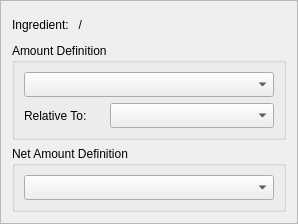
            <widget class="QFrame" name="frame_ingredient_details">
             <property name="sizePolicy">
              <sizepolicy hsizetype="Preferred" vsizetype="Preferred">
               <horstretch>0</horstretch>
               <verstretch>0</verstretch>
              </sizepolicy>
             </property>
             <property name="minimumSize">
              <size>
               <width>0</width>
               <height>0</height>
              </size>
             </property>
             <property name="frameShape">
              <enum>QFrame::StyledPanel</enum>
             </property>
             <property name="frameShadow">
              <enum>QFrame::Raised</enum>
             </property>
             <layout class="QVBoxLayout" name="verticalLayout_5">
              <item alignment="Qt::AlignTop">
               <widget class="QFrame" name="frame_ingredient_definition">
                <property name="frameShape">
                 <enum>QFrame::NoFrame</enum>
                </property>
                <property name="frameShadow">
                 <enum>QFrame::Plain</enum>
                </property>
                <property name="lineWidth">
                 <number>0</number>
                </property>
                <layout class="QVBoxLayout" name="verticalLayout_6">
                 <property name="leftMargin">
                  <number>0</number>
                 </property>
                 <property name="topMargin">
                  <number>0</number>
                 </property>
                 <property name="rightMargin">
                  <number>0</number>
                 </property>
                 <property name="bottomMargin">
                  <number>0</number>
                 </property>
                 <item>
                  <widget class="QLabel" name="label_selected_ingredient_identifier">
                   <property name="minimumSize">
                    <size>
                     <width>0</width>
                     <height>25</height>
                    </size>
                   </property>
                   <property name="maximumSize">
                    <size>
                     <width>16777215</width>
                     <height>25</height>
                    </size>
                   </property>
                   <property name="text">
                    <string>Ingredient:   /</string>
                   </property>
                  </widget>
                 </item>
                 <item>
                  <widget class="QGroupBox" name="groupBox">
                   <property name="title">
                    <string>Amount Definition</string>
                   </property>
                   <layout class="QGridLayout" name="gridLayout_2">
                    <item row="0" column="0" colspan="2">
                     <widget class="QComboBox" name="comboBox_ingredient_amount_definition">
                      <property name="minimumSize">
                       <size>
                        <width>250</width>
                        <height>25</height>
                       </size>
                      </property>
                      <property name="maximumSize">
                       <size>
                        <width>16777215</width>
                        <height>25</height>
                       </size>
                      </property>
                     </widget>
                    </item>
                    <item row="1" column="1">
                     <widget class="QComboBox" name="comboBox_relative_amount_ingredient">
                      <property name="minimumSize">
                       <size>
                        <width>0</width>
                        <height>25</height>
                       </size>
                      </property>
                      <property name="maximumSize">
                       <size>
                        <width>16777215</width>
                        <height>25</height>
                       </size>
                      </property>
                     </widget>
                    </item>
                    <item row="1" column="0">
                     <widget class="QLabel" name="label">
                      <property name="sizePolicy">
                       <sizepolicy hsizetype="Preferred" vsizetype="Preferred">
                        <horstretch>0</horstretch>
                        <verstretch>0</verstretch>
                       </sizepolicy>
                      </property>
                      <property name="minimumSize">
                       <size>
                        <width>80</width>
                        <height>25</height>
                       </size>
                      </property>
                      <property name="maximumSize">
                       <size>
                        <width>80</width>
                        <height>25</height>
                       </size>
                      </property>
                      <property name="text">
                       <string>Relative To:</string>
                      </property>
                     </widget>
                    </item>
                   </layout>
                  </widget>
                 </item>
                 <item>
                  <widget class="QGroupBox" name="groupBox_2">
                   <property name="title">
                    <string>Net Amount Definition</string>
                   </property>
                   <layout class="QGridLayout" name="gridLayout_3">
                    <item row="0" column="0" colspan="2">
                     <widget class="QComboBox" name="comboBox_ingredient_net_amount_definition">
                      <property name="minimumSize">
                       <size>
                        <width>250</width>
                        <height>25</height>
                       </size>
                      </property>
                      <property name="maximumSize">
                       <size>
                        <width>16777215</width>
                        <height>25</height>
                       </size>
                      </property>
                     </widget>
                    </item>
                   </layout>
                  </widget>
                 </item>
                </layout>
               </widget>
              </item>
             </layout>
            </widget>
